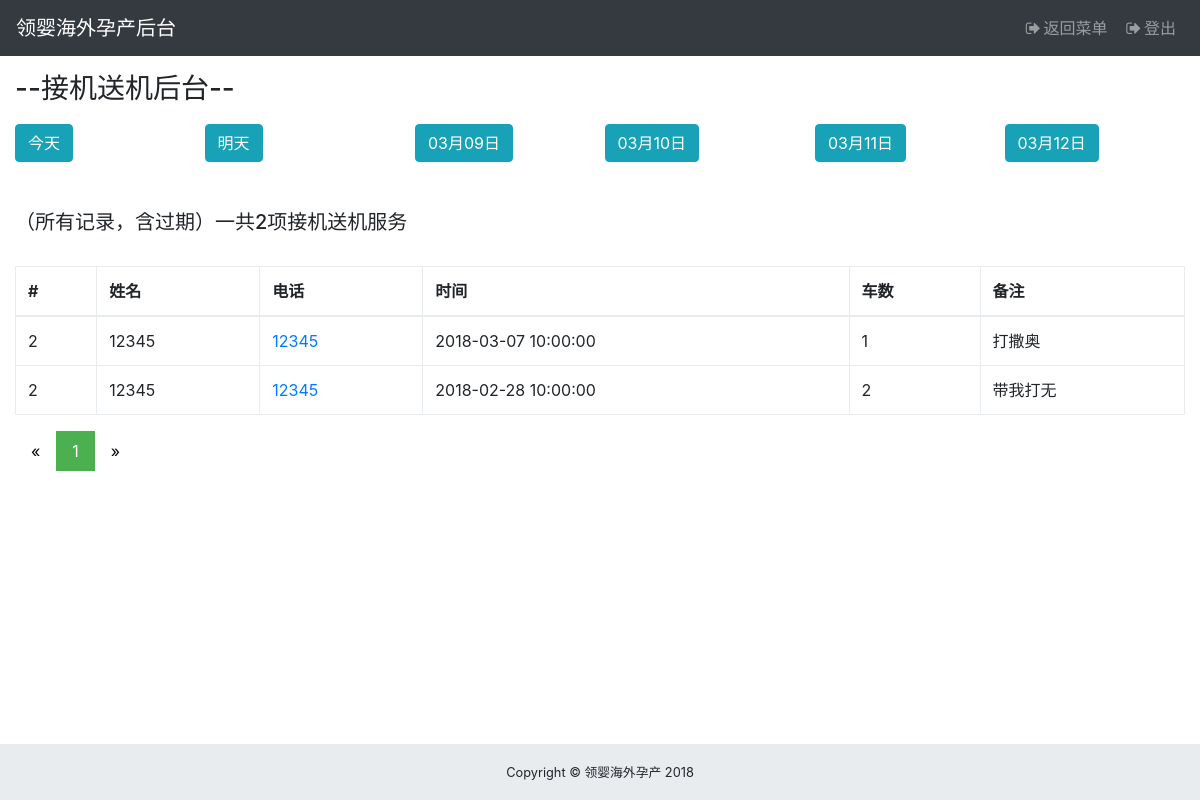
The page /admin/admin_flight.php?pageType=summary (signed in) on the database its author committed.
### tables this page shows
CREATE TABLE `users` (
  `uid` int(5) NOT NULL,
  `username` varchar(10) NOT NULL,
  `phone` bigint(50) NOT NULL,
  `email` varchar(50) NOT NULL,
  `password` varchar(100) NOT NULL,
  `weChat` varchar(50) NOT NULL,
  `timeDeliver` varchar(50) NOT NULL,
  `create_time` date NOT NULL,
  `role` varchar(10) DEFAULT NULL,
  `salt` varchar(6) NOT NULL,
  `address` varchar(100) DEFAULT NULL,
  `flight` int(5) DEFAULT '1',
  `special_medical` int(2) DEFAULT '0',
  `pickup` int(5) DEFAULT NULL,
  `pickupTotal` int(20) DEFAULT NULL,
  `medicals` int(5) DEFAULT NULL,
  `medicalsTotal` int(20) DEFAULT NULL,
  `isActive` int(2) DEFAULT NULL
);

CREATE TABLE `flight_service` (
  `fid` int(50) NOT NULL,
  `serviceToken` varchar(10) NOT NULL,
  `user` varchar(10) NOT NULL,
  `time` datetime NOT NULL,
  `numCars` int(3) NOT NULL,
  `additionalNote` varchar(100) DEFAULT NULL
);

### admin/model/admin.flight.php (the view, shortened to what this page needs)
<?php if(!defined('In_System')) exit("Access Denied");
Class Flight{
    public $time = "";
    public function summary(){
        $query="SELECT users.uid,users.username,users.phone,flight_service.time,flight_service.numCars,flight_service.additionalNote FROM flight_service INNER JOIN users ON users.salt=flight_service.user ORDER BY flight_service.fid DESC";
        $this->time = "（所有记录，含过期）";
        $this->showResult($query,"select count(*) FROM flight_service INNER JOIN users ON users.salt=flight_service.user");
    }
    public function showResult($query,$totalQuery) {
        $pageString="";
        $tableString ="<br/>
        <div class=\"table-responsive\">
        <table class=\"table table-bordered\">
        <thead>
        <tr>
            <th>#</th>
            <th>姓名</th>
            <th>电话</th>
            <th>时间</th>
            <th>车数</th>
            <th>备注</th>
        </tr>
        </thead>
        <tbody>
        ";
        global $mysqli;
        $limit      = ( isset( $_GET['limit'] ) ) ? $_GET['limit'] : 10;
        $page       = ( isset( $_GET['page'] ) ) ? $_GET['page'] : 1;
        $links      = ( isset( $_GET['links'] ) ) ? $_GET['links'] : 3;
        $Paginator  = new Paginator( $mysqli, $query);
        $result    = $Paginator->getData( $limit, $page);
        $rs = $mysqli->query( $totalQuery );
        $row = $rs->fetch_assoc();
        $total=$row['count(*)'];
		if(sizeof($result->data) > 0){
            foreach($result->data as $Summary){
                $row = "
                    <tr>
                        <td>".$Summary['uid']."</td>
                        <td>".$Summary['username']."</td>
                        <td><a href=\"tel:".$Summary['phone']."\">".$Summary['phone']."</a></td>
                        <td>".$Summary['time']."</td>
                        <td>".$Summary['numCars']."</td>
                        <td>".$Summary['additionalNote']."</td>
                    </tr>
            ";
            $tableString=$tableString.$row;
            }
            $tableString=$tableString.
            "</tbody>
            </table>
            </div>";
            $pageType = $_GET['pageType'];
             echo sprintf( "<br/><h5>%s一共%d项接机送机服务</h5>",$this->time, $total);
             $pageString=$Paginator->createLinks($pageType,$links, 'pagination pagination-sm');
            }else{
            $tableString=$tableString."</table></div>";
        }
        echo $tableString;
        echo $pageString;
    }
}?>

### css/sb-admin.css (style rules this page uses)
html { position: relative; min-height: 100%; }
body { overflow-x: hidden; }

### rows shown on the page
users: uid "2 2", username "12345 12345", phone "12345 12345"
flight_service: time "2018-03-07 10:00:00", numCars "1", additionalNote "打撒奥"
flight_service: time "2018-02-28 10:00:00", numCars "2", additionalNote "带我打无"

### other values the page prints
$date->format('m月d日') "03月09日"
$date->format('m月d日') "03月10日"
$date->format('m月d日') "03月11日"
$date->format('m月d日') "03月12日"
$this->time "（所有记录，含过期）"
$total "2"
